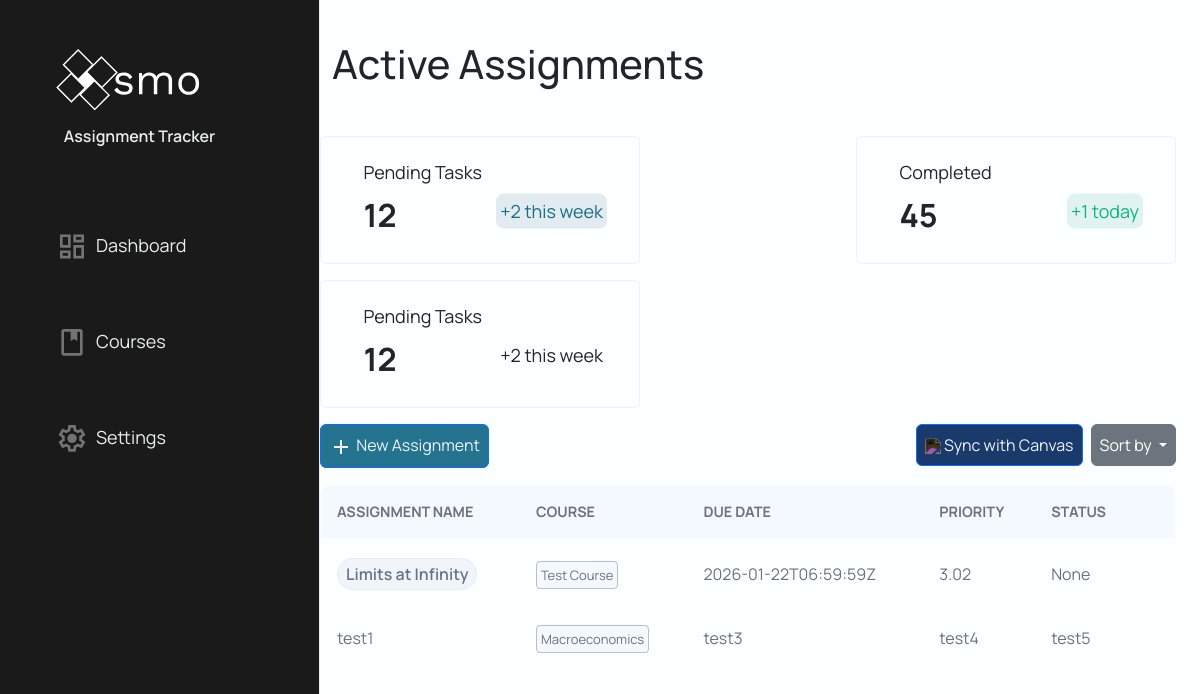
The page /dashboard/ (signed in) on the database its author committed.
### models/assignment.py (models this page shows, shortened)
class Assignment(db.Model):
    __tablename__ = "assignments"
    assignment_id = db.Column("assignment_id", db.Integer, primary_key=True, autoincrement=True)
    user_id = db.Column("user_id", db.Integer, db.ForeignKey("users.user_id"), nullable=False)
    course_id = db.Column("course_id", db.Integer, db.ForeignKey("courses.course_id"), nullable=False)
    course = db.relationship("Course", back_populates="assignments", foreign_keys="Assignment.course_id")
    title = db.Column("title", db.Text, nullable=False)
    description = db.Column("description", db.Text, nullable=True)
    due = db.Column("due", db.Text, nullable=False)        # ISO-8601 text datetime recommended
    status = db.Column("status", db.Integer, nullable=True)  # 0/1 or enum-like int
    created = db.Column("created", db.Text, nullable=True)
    updated = db.Column("updated", db.Text, nullable=True)
    points_possible = db.Column("points_possible", db.Integer, nullable=True)
    score = db.Column("score", db.Float, nullable=True)  # Actual score achieved
    canvas_assignment_id = db.Column("canvas_assignment_id", db.Integer, nullable=True)
    canvas_course_id = db.Column("canvas_course_id", db.Integer, db.ForeignKey("courses.canvas_course_id"), nullable=True)
    workflow_state = db.Column("workflow_state", db.Text, nullable=True)
    unlock_at = db.Column("unlock_at", db.Text, nullable=True)
    html_url = db.Column("html_url", db.Text, nullable=True)
    submission_type = db.Column("submission_type", db.Text, nullable=True)
    canvas_base_url = db.Column("canvas_base_url", db.Text, nullable=True)
    last_canvas_sync = db.Column("last_canvas_sync", db.Text, nullable=True)
    effort = db.Column("effort", db.Integer, nullable=True, default=1) # 1=Low, 2=Med, 3=High

### models/courses.py (models this page shows, shortened)
class Course(db.Model):
    __tablename__ = "courses"
    assignments = db.relationship("Assignment",
                                  back_populates="course",
                                  foreign_keys="Assignment.course_id",
                                  primaryjoin = "Course.course_id == Assignment.course_id"
                                  )
    course_id = db.Column(
        "course_id",
        db.Integer,
        primary_key=True,
        autoincrement=True
    )
    user_id = db.Column(
        "user_id",
        db.Integer,
        db.ForeignKey("users.user_id"),
        nullable=False
    )
    course_name = db.Column(
        "course_name",
        db.Text,
        nullable=False
    )
    canvas_course_id = db.Column(
        "canvas_course_id",
        db.Integer,
        nullable=True
    )
    workflow_state = db.Column(
        "workflow_state",
        db.Text,
        nullable=True
    )
    time_zone = db.Column(
        "time_zone",
        db.Text,
        nullable=True
    )
    last_sync = db.Column(
        "last_sync",
        db.Text,
        nullable=True
    )
    canvas_base_url = db.Column(
        "canvas_base_url",
        db.Text,
        nullable=True
    )
    weight = db.Column(
        "weight",
        db.Float,
        default=1.0,
        nullable=False
    )

### Website/MainPage/mainPage.py (the view)
@mainPage_bp.route("/dashboard/", methods=["POST", "GET"])
@login_required
def dashboard():
    user_id = current_user.user_id
    assignmentRepo = AssignmentRepo()
    courseRepo = CourseRepo()
    deleteForm = DeleteAssignment()
    assignmentForm = AssignmentCreateForm().updateCourseSelect(courseRepo.getAllCoursesById(user_id))
    editAssignmentForm = EditAssignmentForm()
    sort_key = (request.args.get("sort") or "default").strip().lower()
    if sort_key is None:
        sort_key = "default"
    SORT_MAP = {
    "default"   : assignmentRepo.getAllAssignmentById,
    "course"      : assignmentRepo.get_SortedByName_Assignment,
    "due"       : assignmentRepo.get_SortedByDue_Assignment,
    "points"    : assignmentRepo.get_SortedByPoints_Assignment,
    "priority"  : assignmentRepo.getAllAssignmentById # Sort manually after calculation
    }
    assignments = SORT_MAP.get(sort_key, assignmentRepo.getAllAssignmentById)(user_id)
    scoring_service = ScoringService(user_id)
    for assignment in assignments:
        assignment.priority_score = scoring_service.calculate_score(assignment, assignment.course)
    if sort_key == "priority":
        assignments.sort(key=lambda x: x.priority_score, reverse=True)
    if deleteForm.validate_on_submit:
        print(f"Assignment ID: {deleteForm.assignment_id.data}")
    return render_template("dashboard.jinja2",
                           assignments=assignments,
                           deleteForm=deleteForm,
                           assignmentForm=assignmentForm,
                           editForm=editAssignmentForm)

### Website/Login/login.py (called while the page is built)
@loginManager.user_loader
def load_user(user_id):
    return repo.getUserById(user_id=user_id)

### forms/assignment.py (called while the page is built)
    def updateCourseSelect(self, course_list):
        choice_map = []
        for course in course_list:
            choice_map.append((course.course_id, course.course_name))
        else:
            self.course_id.choices = choice_map
            return self

### repositories/assignmentRepo.py (called while the page is built)
    def getAllAssignmentById(self, user_id):
        return (
            Assignment.query
            .filter_by(user_id=user_id)
            .order_by(Assignment.assignment_id.asc())
            .all()
        )

### repositories/courseRepo.py (called while the page is built)
    def getAllCoursesById(self, user_id):
        return (Course.query
                .filter_by(user_id = user_id)
                .all())

### repositories/userRepo.py (called while the page is built)
    def getUserById(self, user_id):
        user = User.query.filter_by(user_id=user_id).first()
        if user is not None:
            return user
        else:
            return None

### services/scoring_service.py (called while the page is built)
    def _get_strategy(self):
        settings = Settings.query.filter_by(user_id=self.user_id).first()
        if settings:
            return settings.scoring_strategy
        return "logistic" # Default

    def calculate_score(self, assignment: Assignment, course: Course):
        urgency_score = self.calculate_urgency(assignment.due)
        effort_map = {1: 1.0, 2: 1.5, 3: 2.0}
        effort_multiplier = effort_map.get(assignment.effort, 1.0)
        weight_multiplier = course.weight if course.weight is not None else 1.0
        status_multiplier = 1.0
        if assignment.status == 1: # In Progress
            status_multiplier = 1.2
        elif assignment.status == 2: # Finished
            return 0.0
        final_score = urgency_score * effort_multiplier * weight_multiplier * status_multiplier
        return final_score

### Website/MainPage/templates/dashboard.jinja2 (shortened to what this page needs)
{% extends "base.html" %}
{% block content %}
{% block head %}
    <link rel="stylesheet" type="text/css" href="{{ url_for('static', filename='dashboard.css') }}">
    <link rel="stylesheet" type="text/css" href="{{ url_for('static', filename='modal.css') }}">
    <link rel="stylesheet" type="text/css" href="{{ url_for('static', filename='button.css') }}">
{%  endblock %}
    <div class="container h-100 w-100">
        <div class="toast-container position-fixed top-0 end-30 p-3">
        </div>
        <div class="col w-100">
            <div class="row">
                <h1>Active Assignments</h1>
            </div>
            <div class="row card-div">
                <div class="card">
                    <p class="card-header1">Pending Tasks</p>
                    <p class="card-number">12</p>
                    <div class="tally">
                        <p class="card-tally-pending">+2 this week</p>
                    </div>
                </div>
                <div class="card">
                    <p class="card-header1">Completed</p>
                    <p class="card-number">45</p>
                    <div class="tally">
                        <p class="card-tally-completed">+1 today</p>
                    </div>
                </div>
                <div class="card">
                    <p class="card-header1">Pending Tasks</p>
                    <p class="card-number">12</p>
                    <div class="tally">
                        <p class="card-tally-due">+2 this week</p>
                    </div>
                </div>
            </div>
            <div class="row button-div mt-3 mb-3 w-100">
                <div class="w-auto p-0">
                    <button type="button" class="btn btn-primary btn-create" onclick=showCreateModal()>
                        <img class="create-img" src="{{ url_for('static', filename='/images/navbar/add.svg') }}">
                        New Assignment
                    </button>
                </div>
                <div class="w-auto p-0 ms-auto">
                    <button type="button" class="btn btn-primary" id="sync" onclick=sync()>
                        <img class="btn-icon" src="{{ url_for('static', filename='images/icons/sync1.svg') }}">
                        Sync with Canvas
                    </button>
                </div>
                <div class="w-auto p-0 dropdown">
                    <button class="btn btn-secondary dropdown-toggle" type="button" data-bs-toggle="dropdown" aria-expanded="false">
                        Sort by
                    </button>
                </div>
            </div>
            <div class="row table-div w-100">
                <table class="assignment-table">
                    <tr>
                        <th>Assignment Name</th>
                        <th>Course</th>
                        <th>Due Date</th>
                        <th>Priority</th>
                        <th>Status</th>
                    </tr>
                    {% for assignment in assignments %}
                        <tr class="table-row">
                            <td class="title">
                                <button
                                    class="btn-name"
                                    onclick=showEditModal(this)
                                    data-assignment-id="{{assignment.assignment_id}}"
                                    data-canvas-id="{{assignment.canvas_assignment_id}}"
                                    data-assignment-name="{{assignment.title}}"
                                    data-assignment-desc="{{assignment.description}}"
                                    data-effort="{{assignment.effort}}">
                                    {{assignment.title}}
                                </button>
                            </td>
                            <td><a class="course-name">{{assignment.course.course_name}}</a></td>
                            <td>{{assignment.due}}</td>
                            <td class="priority">{{"%.2f"|format(assignment.priority_score)}}</td>
                            <td class="status d-flex align-items-center">
                                {{assignment.status}}
                            </td>
                        </tr>
                    {% endfor %}
                    <tr>
                        <td>test1</td>
                        <td><a class="course-name">Macroeconomics</a></td>
                        <td>test3</td>
                        <td>test4</td>
                        <td>test5</td>
                    </tr>
                </table>
            </div>
        </div>
    </div>
        </div>
        </div>
{% endblock %}

### static/base.css (style rules this page uses)
:root { --shadow: 2px 2px 2px hsla(0, 0%, 0%, 0.07), 2px 2.5px 2.5px hsla(0, 0%, 0%, 0.10); --bg-dark: oklch(0.92 0.01 255); --bg: oklch(0.96 0.01 255); --bg-light: oklch(1 0.01 255); }
.container, .assignment { width: 100%; align-self: center; margin: auto; margin-top: 2.5rem; }
a { text-decoration: none; }

### static/dashboard.css (style rules this page uses)
:root { --bg-dark: oklch(0.92 0.01 255); --bg: oklch(0.96 0.01 255); --bg-light: oklch(1 0.01 255); --bg-header: oklch(0.98 0.01 255); --text: oklch(0.15 0.02 255); --text-muted: oklch(0.4 0.02 255); --highlight: oklch(1 0.02 255); --border: oklch(0.6 0.02 255); --border-muted: oklch(0.7 0.02 255); --primary: oklch(0.4 0.1 255); --secondary: oklch(0.4 0.1 75); --danger: oklch(0.5 0.05 30); --warning: oklch(0.5 0.05 100); --success: oklch(0.5 0.05 160); --info: oklch(0.5 0.05 260); --gradient: linear-gradient(0deg, var(--bg-dark) 95%, var(--bg-light)); --shadow: 0px 2px 2px hsla(0, 0%, 0%, 0.07), 0px 2.5px 2.5px hsla(0, 0%, 0%, 0.10) }
body { background-color: var(--bg-light); }
a, a:hover { text-decoration: none; }
h1 { display: flex; justify-content: left; padding-bottom: 2.5rem; }
table, .assignment-table { border-collapse: collapse; width: 100%; padding: 0; margin: 0; border: 1px solid var(--bg-dark); border-radius: 12px; border-spacing: 0; overflow: hidden; }
th { text-transform: uppercase; font-size: 0.9rem; background-color: var(--bg-header); color: var(--text-muted); text-align: left; }
td { color: var(--text-muted); }
th, td { border: none; padding: 1rem; }
.course-name { padding: 0.25rem; border: 0.1rem solid #bebebe; background-color: var(--bg-header); color: var(--text-muted); border-radius: 0.25rem; font-size: small; }
.card-div { display:flex; justify-content: center; align-items: center; width: 100%; justify-content: space-between; gap: 1rem; }
.card { border: 1px solid var(--bg); background-color: var(--bg-light); box-shadow: var(--shadow); display:flex; width: 20rem; height: 8rem; padding-left: 2.5rem; padding-top: 1.25rem; padding-right: 2rem; }
.card-header1 { display: flex; align-items: center; font-size: large; margin: 0.15rem; }
.card-number { position: relative; display: flex; align-items: center; font-size: xx-large; font-weight: bold; margin: 0.15rem; }
.tally { display: flex; justify-content: right; transform: translateY(-95%); }
.card-tally-pending, .card-tally-completed, .card-tally-due { padding: 0.25rem; font-size: large; }
.card-tally-pending { color: #1a6d89; background-color: #e1ebf0; border-color: var(--bg-light); border-radius: 0.5rem; }
.card-tally-completed { color: #0cb77e; background-color: #e0f3ef; border-color: var(--bg-light); border-radius: 0.5rem; }

### static/modal.css (style rules this page uses)
:root { --bg-darker: oklch(0.92 0.01 255); --bg-dark: oklch(0.94 0.01 255); --bg: oklch(0.96 0.01 255); --bg-light: oklch(1 0.01 255); --bg-header: oklch(0.98 0.01 255); --text-muted: oklch(0.55 0.02 255); --text: oklch(0.15 0.02 255); --border: oklch(0.6 0.02 255); --border-muted: oklch(0.7 0.02 255); --shadow: 0px 2px 2px hsla(0, 0%, 0%, 0.07), 0px 2.5px 2.5px hsla(0, 0%, 0%, 0.10) }

### static/button.css (style rules this page uses)
:root { --shadow: 0px 2px 2px hsla(0, 0%, 0%, 0.07), 0px 2.5px 2.5px hsla(0, 0%, 0%, 0.10) --bg: oklch(0.96 0.01 255); --bg-light: oklch(1 0.01 255); --accent: oklch(0.5235 0.0858 224.88); --accent-dark: oklch(0.40 0.0858 224.88); --accent-darker: #193a6b; --success: oklch(0.5 0.05 160); --success-light: oklch(0.7 0.05 160); }
.btn-primary { padding: 0.5rem; font-size: medium; background-color: var(--accent-darker); color: var(--bg); box-shadow: var(--shadow); margin-right: 0rem; }
.btn-create { background-color: var(--accent); }
.btn-secondary { padding: 0.5rem; margin-left:0.5rem; font-size:medium; box-shadow: var(--shadow); }
.btn-icon { filter: invert(95%); transform: translateY(-5%); }
.dropdown { background-color: var(--bg-light); height: 2rem; }
.create-img { filter: invert(95%); }
.btn-name { padding: 0.2rem; padding-left: 0.5rem; padding-right: 0.5rem; background-color: #f1f5f9; border: 1px solid #e5ebf2; border-radius: 1rem; font-weight: 550; color: #64748b; }

### rows shown on the page
Assignment: title "Limits at Infinity", course.course_name "Test Course", due "2026-01-22T06:59:59Z", priority_score "3.02", status "None"
